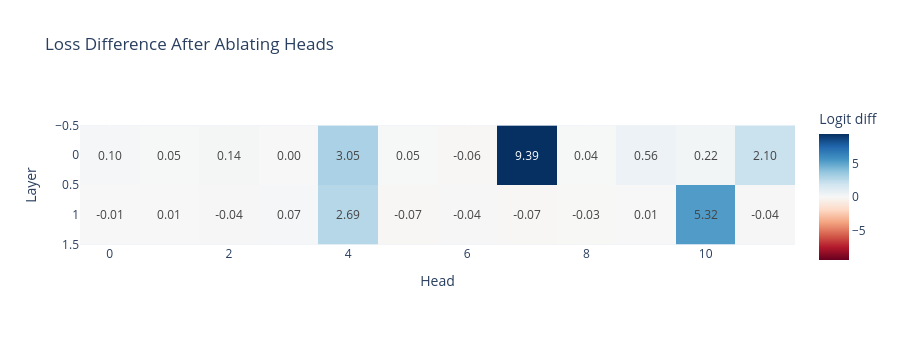

The notebook cell saved with this chart:
### Markdown cell above
### Exercise - mean ablation

> ```yaml
> Difficulty: 🔴⚪⚪⚪⚪
> Importance: 🔵🔵🔵⚪⚪
>
> You should aim to spend 5-15 mins on this exercise.
> ```

An alternative to zero-ablation is **mean-ablation**, where rather than setting values to zero, we set them to be their mean across some suitable distribution (commonly we'll use the mean over some batch dimension). This can be more informative, because zero-ablation takes a model out of its normal distribution, and so the results from it aren't necessarily representative of what you'd get if you "switched off" the effect from some particular component. Mean ablation, on the other hand, works slightly better (although it does come with its own set of risks). You can read more [here](https://www.neelnanda.io/mechanistic-interpretability/glossary#:~:text=Ablation%20aka%20Knockout) or [here](https://arxiv.org/html/2404.15255v1).

You should fill in the `head_mean_ablation_hook` function below, and run the code (also make sure in your previous `get_ablation_scores` function that you were actually using the `ablation_function` rather than hardcoding the zero ablation function, otherwise your code won't work here). You should see that the results are slightly cleaner, with the unimportant heads having values much closer to zero relative to the important heads.

### Code cell
def head_mean_ablation_hook(
    z: Float[Tensor, "batch seq n_heads d_head"],
    hook: HookPoint,
    head_index_to_ablate: int,
) -> None:
    z[:, :, head_index_to_ablate] = z[:, :, head_index_to_ablate].mean(dim=0)


rep_tokens_batch = run_and_cache_model_repeated_tokens(model, seq_len=50, batch_size=10)[0]
mean_ablation_scores = get_ablation_scores(model, rep_tokens_batch, ablation_function=head_mean_ablation_hook)

imshow(
    mean_ablation_scores,
    labels={"x": "Head", "y": "Layer", "color": "Logit diff"},
    title="Loss Difference After Ablating Heads",
    text_auto=".2f",
    width=900,
    height=350,
)

### Figure 1 — Plotly figure (JSON) as saved in the notebook; plotly's stock layout.template omitted (floating-point values rounded to 4 significant figures)
{"data": [{"coloraxis": "coloraxis", "hovertemplate": "Head: %{x}<br>Layer: %{y}<br>Logit diff: %{z}<extra></extra>", "name": "0", "texttemplate": "%{z:.2f}", "type": "heatmap", "xaxis": "x", "yaxis": "y", "z": [[0.09666, 0.04794, 0.1372, -0.001225, 3.051, 0.0503, -0.06306, 9.389, 0.04132, 0.5616, 0.2227, 2.096], [-0.01326, 0.00698, -0.03993, 0.07479, 2.694, -0.06821, -0.03905, -0.07228, -0.03015, 0.006108, 5.324, -0.03993]]}], "layout": {"coloraxis": {"autocolorscale": false, "cmid": 0, "colorbar": {"title": {"text": "Logit diff"}}, "colorscale": [[0, "rgb(103,0,31)"], [0.1, "rgb(178,24,43)"], [0.2, "rgb(214,96,77)"], [0.3, "rgb(244,165,130)"], [0.4, "rgb(253,219,199)"], [0.5, "rgb(247,247,247)"], [0.6, "rgb(209,229,240)"], [0.7, "rgb(146,197,222)"], [0.8, "rgb(67,147,195)"], [0.9, "rgb(33,102,172)"], [1, "rgb(5,48,97)"]]}, "height": 350, "title": {"text": "Loss Difference After Ablating Heads"}, "width": 900, "xaxis": {"anchor": "y", "constrain": "domain", "domain": [0, 1], "scaleanchor": "y", "title": {"text": "Head"}}, "yaxis": {"anchor": "x", "autorange": "reversed", "constrain": "domain", "domain": [0, 1], "title": {"text": "Layer"}}}}
